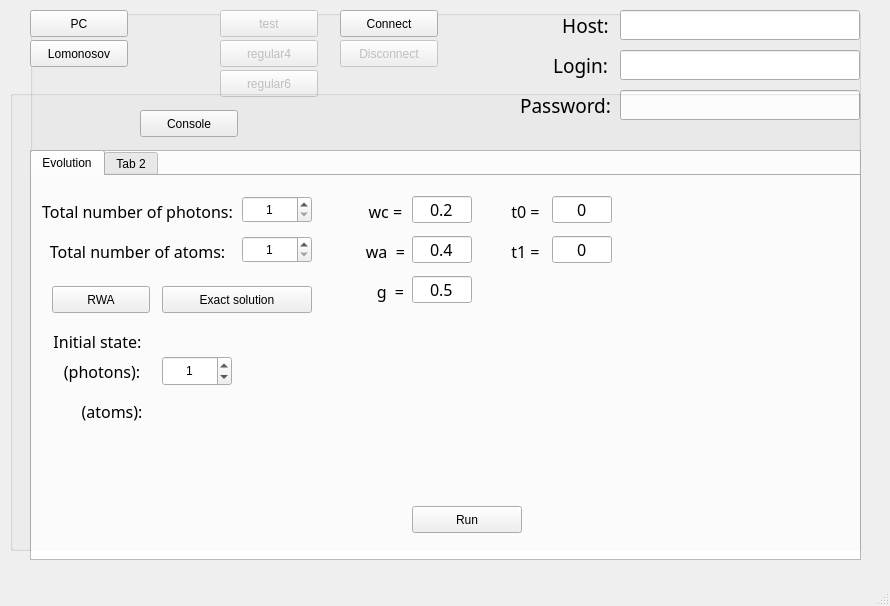
<?xml version="1.0" encoding="UTF-8"?>
<ui version="4.0">
 <class>MainWindow</class>
 <widget class="QMainWindow" name="MainWindow">
  <property name="geometry">
   <rect>
    <x>0</x>
    <y>0</y>
    <width>890</width>
    <height>606</height>
   </rect>
  </property>
  <property name="windowTitle">
   <string>MainWindow</string>
  </property>
  <widget class="QWidget" name="centralwidget">
   <widget class="QGroupBox" name="lomonosov_group">
    <property name="geometry">
     <rect>
      <x>30</x>
      <y>10</y>
      <width>831</width>
      <height>550</height>
     </rect>
    </property>
    <property name="title">
     <string/>
    </property>
    <widget class="QTextEdit" name="textEdit">
     <property name="geometry">
      <rect>
       <x>0</x>
       <y>140</y>
       <width>831</width>
       <height>410</height>
      </rect>
     </property>
     <property name="frameShape">
      <enum>QFrame::StyledPanel</enum>
     </property>
     <property name="readOnly">
      <bool>true</bool>
     </property>
    </widget>
    <widget class="QPushButton" name="test_btn">
     <property name="enabled">
      <bool>false</bool>
     </property>
     <property name="geometry">
      <rect>
       <x>190</x>
       <y>0</y>
       <width>98</width>
       <height>27</height>
      </rect>
     </property>
     <property name="text">
      <string>test</string>
     </property>
    </widget>
    <widget class="QPushButton" name="disconnect_btn">
     <property name="enabled">
      <bool>false</bool>
     </property>
     <property name="geometry">
      <rect>
       <x>310</x>
       <y>30</y>
       <width>98</width>
       <height>27</height>
      </rect>
     </property>
     <property name="text">
      <string>Disconnect</string>
     </property>
    </widget>
    <widget class="QPushButton" name="regular4_btn">
     <property name="enabled">
      <bool>false</bool>
     </property>
     <property name="geometry">
      <rect>
       <x>190</x>
       <y>30</y>
       <width>98</width>
       <height>27</height>
      </rect>
     </property>
     <property name="text">
      <string>regular4</string>
     </property>
    </widget>
    <widget class="QPushButton" name="regular6_btn">
     <property name="enabled">
      <bool>false</bool>
     </property>
     <property name="geometry">
      <rect>
       <x>190</x>
       <y>60</y>
       <width>98</width>
       <height>27</height>
      </rect>
     </property>
     <property name="text">
      <string>regular6</string>
     </property>
    </widget>
    <widget class="QPushButton" name="connect_btn">
     <property name="geometry">
      <rect>
       <x>310</x>
       <y>0</y>
       <width>98</width>
       <height>27</height>
      </rect>
     </property>
     <property name="text">
      <string>Connect</string>
     </property>
    </widget>
    <widget class="QLabel" name="label_2">
     <property name="geometry">
      <rect>
       <x>500</x>
       <y>40</y>
       <width>101</width>
       <height>30</height>
      </rect>
     </property>
     <property name="font">
      <font>
       <family>TakaoPGothic</family>
       <pointsize>14</pointsize>
       <weight>50</weight>
       <italic>false</italic>
       <bold>false</bold>
      </font>
     </property>
     <property name="text">
      <string>Login:</string>
     </property>
     <property name="alignment">
      <set>Qt::AlignCenter</set>
     </property>
    </widget>
    <widget class="QLabel" name="label_3">
     <property name="geometry">
      <rect>
       <x>480</x>
       <y>80</y>
       <width>111</width>
       <height>30</height>
      </rect>
     </property>
     <property name="font">
      <font>
       <family>TakaoPGothic</family>
       <pointsize>14</pointsize>
       <weight>50</weight>
       <italic>false</italic>
       <bold>false</bold>
      </font>
     </property>
     <property name="text">
      <string>Password:</string>
     </property>
     <property name="alignment">
      <set>Qt::AlignCenter</set>
     </property>
    </widget>
    <widget class="QLineEdit" name="password">
     <property name="geometry">
      <rect>
       <x>590</x>
       <y>80</y>
       <width>240</width>
       <height>30</height>
      </rect>
     </property>
     <property name="echoMode">
      <enum>QLineEdit::Password</enum>
     </property>
    </widget>
    <widget class="QLabel" name="label">
     <property name="geometry">
      <rect>
       <x>510</x>
       <y>0</y>
       <width>91</width>
       <height>30</height>
      </rect>
     </property>
     <property name="font">
      <font>
       <family>TakaoPGothic</family>
       <pointsize>14</pointsize>
       <weight>50</weight>
       <italic>false</italic>
       <bold>false</bold>
      </font>
     </property>
     <property name="text">
      <string>Host:</string>
     </property>
     <property name="alignment">
      <set>Qt::AlignCenter</set>
     </property>
    </widget>
    <widget class="QLineEdit" name="host">
     <property name="geometry">
      <rect>
       <x>590</x>
       <y>0</y>
       <width>240</width>
       <height>30</height>
      </rect>
     </property>
    </widget>
    <widget class="QLineEdit" name="login">
     <property name="geometry">
      <rect>
       <x>590</x>
       <y>40</y>
       <width>240</width>
       <height>30</height>
      </rect>
     </property>
    </widget>
    <widget class="QPushButton" name="connect_btn_2">
     <property name="geometry">
      <rect>
       <x>110</x>
       <y>100</y>
       <width>98</width>
       <height>27</height>
      </rect>
     </property>
     <property name="text">
      <string>Console</string>
     </property>
    </widget>
   </widget>
   <widget class="QPushButton" name="pc_btn">
    <property name="geometry">
     <rect>
      <x>30</x>
      <y>10</y>
      <width>98</width>
      <height>27</height>
     </rect>
    </property>
    <property name="text">
     <string>PC</string>
    </property>
   </widget>
   <widget class="QPushButton" name="lomonosov_btn">
    <property name="geometry">
     <rect>
      <x>30</x>
      <y>40</y>
      <width>98</width>
      <height>27</height>
     </rect>
    </property>
    <property name="text">
     <string>Lomonosov</string>
    </property>
   </widget>
   <widget class="QGroupBox" name="pc_group">
    <property name="geometry">
     <rect>
      <x>10</x>
      <y>90</y>
      <width>851</width>
      <height>461</height>
     </rect>
    </property>
    <property name="title">
     <string/>
    </property>
    <widget class="QTabWidget" name="tabWidget">
     <property name="geometry">
      <rect>
       <x>20</x>
       <y>60</y>
       <width>831</width>
       <height>411</height>
      </rect>
     </property>
     <property name="sizeIncrement">
      <size>
       <width>0</width>
       <height>0</height>
      </size>
     </property>
     <property name="tabShape">
      <enum>QTabWidget::Rounded</enum>
     </property>
     <property name="currentIndex">
      <number>0</number>
     </property>
     <property name="iconSize">
      <size>
       <width>16</width>
       <height>16</height>
      </size>
     </property>
     <widget class="QWidget" name="tab">
      <attribute name="title">
       <string>Evolution</string>
      </attribute>
      <widget class="QSpinBox" name="ph_count">
       <property name="geometry">
        <rect>
         <x>210</x>
         <y>20</y>
         <width>70</width>
         <height>27</height>
        </rect>
       </property>
       <property name="alignment">
        <set>Qt::AlignCenter</set>
       </property>
       <property name="specialValueText">
        <string>1</string>
       </property>
       <property name="minimum">
        <number>0</number>
       </property>
       <property name="maximum">
        <number>60</number>
       </property>
      </widget>
      <widget class="QLabel" name="label_4">
       <property name="geometry">
        <rect>
         <x>10</x>
         <y>20</y>
         <width>191</width>
         <height>30</height>
        </rect>
       </property>
       <property name="font">
        <font>
         <family>TakaoPGothic</family>
         <pointsize>12</pointsize>
         <weight>50</weight>
         <italic>false</italic>
         <bold>false</bold>
        </font>
       </property>
       <property name="text">
        <string>Total number of photons:</string>
       </property>
       <property name="alignment">
        <set>Qt::AlignCenter</set>
       </property>
      </widget>
      <widget class="QLabel" name="label_5">
       <property name="geometry">
        <rect>
         <x>10</x>
         <y>60</y>
         <width>191</width>
         <height>30</height>
        </rect>
       </property>
       <property name="font">
        <font>
         <family>TakaoPGothic</family>
         <pointsize>12</pointsize>
         <weight>50</weight>
         <italic>false</italic>
         <bold>false</bold>
        </font>
       </property>
       <property name="text">
        <string>Total number of atoms:</string>
       </property>
       <property name="alignment">
        <set>Qt::AlignCenter</set>
       </property>
      </widget>
      <widget class="QSpinBox" name="at_count">
       <property name="geometry">
        <rect>
         <x>210</x>
         <y>60</y>
         <width>70</width>
         <height>27</height>
        </rect>
       </property>
       <property name="alignment">
        <set>Qt::AlignCenter</set>
       </property>
       <property name="minimum">
        <number>1</number>
       </property>
       <property name="maximum">
        <number>6</number>
       </property>
      </widget>
      <widget class="QPushButton" name="run_btn">
       <property name="geometry">
        <rect>
         <x>380</x>
         <y>330</y>
         <width>110</width>
         <height>27</height>
        </rect>
       </property>
       <property name="text">
        <string>Run</string>
       </property>
      </widget>
      <widget class="QLabel" name="label_7">
       <property name="geometry">
        <rect>
         <x>330</x>
         <y>20</y>
         <width>51</width>
         <height>30</height>
        </rect>
       </property>
       <property name="font">
        <font>
         <family>TakaoPGothic</family>
         <pointsize>12</pointsize>
         <weight>50</weight>
         <italic>false</italic>
         <bold>false</bold>
        </font>
       </property>
       <property name="text">
        <string>wc = </string>
       </property>
       <property name="alignment">
        <set>Qt::AlignCenter</set>
       </property>
      </widget>
      <widget class="QLabel" name="label_8">
       <property name="geometry">
        <rect>
         <x>330</x>
         <y>60</y>
         <width>51</width>
         <height>30</height>
        </rect>
       </property>
       <property name="font">
        <font>
         <family>TakaoPGothic</family>
         <pointsize>12</pointsize>
         <weight>50</weight>
         <italic>false</italic>
         <bold>false</bold>
        </font>
       </property>
       <property name="text">
        <string>wa  = </string>
       </property>
       <property name="alignment">
        <set>Qt::AlignCenter</set>
       </property>
      </widget>
      <widget class="QLabel" name="label_9">
       <property name="geometry">
        <rect>
         <x>340</x>
         <y>100</y>
         <width>41</width>
         <height>30</height>
        </rect>
       </property>
       <property name="font">
        <font>
         <family>TakaoPGothic</family>
         <pointsize>12</pointsize>
         <weight>50</weight>
         <italic>false</italic>
         <bold>false</bold>
        </font>
       </property>
       <property name="text">
        <string>g  = </string>
       </property>
       <property name="alignment">
        <set>Qt::AlignCenter</set>
       </property>
      </widget>
      <widget class="QLineEdit" name="wc">
       <property name="geometry">
        <rect>
         <x>380</x>
         <y>20</y>
         <width>60</width>
         <height>27</height>
        </rect>
       </property>
       <property name="font">
        <font>
         <family>TakaoPGothic</family>
         <pointsize>12</pointsize>
         <weight>50</weight>
         <italic>false</italic>
         <bold>false</bold>
        </font>
       </property>
       <property name="text">
        <string>0.2</string>
       </property>
       <property name="alignment">
        <set>Qt::AlignCenter</set>
       </property>
      </widget>
      <widget class="QLineEdit" name="wa">
       <property name="geometry">
        <rect>
         <x>380</x>
         <y>60</y>
         <width>60</width>
         <height>27</height>
        </rect>
       </property>
       <property name="font">
        <font>
         <family>TakaoPGothic</family>
         <pointsize>12</pointsize>
         <weight>50</weight>
         <italic>false</italic>
         <bold>false</bold>
        </font>
       </property>
       <property name="text">
        <string>0.4</string>
       </property>
       <property name="alignment">
        <set>Qt::AlignCenter</set>
       </property>
      </widget>
      <widget class="QLineEdit" name="g">
       <property name="geometry">
        <rect>
         <x>380</x>
         <y>100</y>
         <width>60</width>
         <height>27</height>
        </rect>
       </property>
       <property name="font">
        <font>
         <family>TakaoPGothic</family>
         <pointsize>12</pointsize>
         <weight>50</weight>
         <italic>false</italic>
         <bold>false</bold>
        </font>
       </property>
       <property name="text">
        <string>0.5</string>
       </property>
       <property name="alignment">
        <set>Qt::AlignCenter</set>
       </property>
      </widget>
      <widget class="QLabel" name="label_6">
       <property name="geometry">
        <rect>
         <x>10</x>
         <y>150</y>
         <width>111</width>
         <height>30</height>
        </rect>
       </property>
       <property name="font">
        <font>
         <family>TakaoPGothic</family>
         <pointsize>12</pointsize>
         <weight>50</weight>
         <italic>false</italic>
         <bold>false</bold>
        </font>
       </property>
       <property name="text">
        <string>Initial state:</string>
       </property>
       <property name="alignment">
        <set>Qt::AlignCenter</set>
       </property>
      </widget>
      <widget class="QSpinBox" name="init_ph_count">
       <property name="geometry">
        <rect>
         <x>130</x>
         <y>180</y>
         <width>70</width>
         <height>30</height>
        </rect>
       </property>
       <property name="cursor">
        <cursorShape>ArrowCursor</cursorShape>
       </property>
       <property name="alignment">
        <set>Qt::AlignCenter</set>
       </property>
       <property name="buttonSymbols">
        <enum>QAbstractSpinBox::UpDownArrows</enum>
       </property>
       <property name="specialValueText">
        <string/>
       </property>
       <property name="minimum">
        <number>0</number>
       </property>
       <property name="maximum">
        <number>60</number>
       </property>
       <property name="value">
        <number>1</number>
       </property>
      </widget>
      <widget class="QLineEdit" name="t0">
       <property name="geometry">
        <rect>
         <x>520</x>
         <y>20</y>
         <width>60</width>
         <height>27</height>
        </rect>
       </property>
       <property name="font">
        <font>
         <family>TakaoPGothic</family>
         <pointsize>12</pointsize>
         <weight>50</weight>
         <italic>false</italic>
         <bold>false</bold>
        </font>
       </property>
       <property name="text">
        <string>0</string>
       </property>
       <property name="alignment">
        <set>Qt::AlignCenter</set>
       </property>
      </widget>
      <widget class="QLabel" name="label_10">
       <property name="geometry">
        <rect>
         <x>470</x>
         <y>20</y>
         <width>51</width>
         <height>30</height>
        </rect>
       </property>
       <property name="font">
        <font>
         <family>TakaoPGothic</family>
         <pointsize>12</pointsize>
         <weight>50</weight>
         <italic>false</italic>
         <bold>false</bold>
        </font>
       </property>
       <property name="text">
        <string>t0 = </string>
       </property>
       <property name="alignment">
        <set>Qt::AlignCenter</set>
       </property>
      </widget>
      <widget class="QLabel" name="label_11">
       <property name="geometry">
        <rect>
         <x>470</x>
         <y>60</y>
         <width>51</width>
         <height>30</height>
        </rect>
       </property>
       <property name="font">
        <font>
         <family>TakaoPGothic</family>
         <pointsize>12</pointsize>
         <weight>50</weight>
         <italic>false</italic>
         <bold>false</bold>
        </font>
       </property>
       <property name="text">
        <string>t1 = </string>
       </property>
       <property name="alignment">
        <set>Qt::AlignCenter</set>
       </property>
      </widget>
      <widget class="QLineEdit" name="t1">
       <property name="geometry">
        <rect>
         <x>520</x>
         <y>60</y>
         <width>60</width>
         <height>27</height>
        </rect>
       </property>
       <property name="font">
        <font>
         <family>TakaoPGothic</family>
         <pointsize>12</pointsize>
         <weight>50</weight>
         <italic>false</italic>
         <bold>false</bold>
        </font>
       </property>
       <property name="text">
        <string>0</string>
       </property>
       <property name="alignment">
        <set>Qt::AlignCenter</set>
       </property>
      </widget>
      <widget class="QLabel" name="label_12">
       <property name="geometry">
        <rect>
         <x>20</x>
         <y>180</y>
         <width>100</width>
         <height>30</height>
        </rect>
       </property>
       <property name="font">
        <font>
         <family>TakaoPGothic</family>
         <pointsize>12</pointsize>
         <weight>50</weight>
         <italic>false</italic>
         <bold>false</bold>
        </font>
       </property>
       <property name="text">
        <string>(photons):</string>
       </property>
       <property name="alignment">
        <set>Qt::AlignCenter</set>
       </property>
      </widget>
      <widget class="QLabel" name="label_13">
       <property name="geometry">
        <rect>
         <x>40</x>
         <y>220</y>
         <width>80</width>
         <height>30</height>
        </rect>
       </property>
       <property name="font">
        <font>
         <family>TakaoPGothic</family>
         <pointsize>12</pointsize>
         <weight>50</weight>
         <italic>false</italic>
         <bold>false</bold>
        </font>
       </property>
       <property name="text">
        <string>(atoms):</string>
       </property>
       <property name="alignment">
        <set>Qt::AlignCenter</set>
       </property>
      </widget>
      <widget class="QPushButton" name="RWA_btn">
       <property name="geometry">
        <rect>
         <x>20</x>
         <y>110</y>
         <width>98</width>
         <height>27</height>
        </rect>
       </property>
       <property name="text">
        <string>RWA</string>
       </property>
      </widget>
      <widget class="QPushButton" name="exact_btn">
       <property name="geometry">
        <rect>
         <x>130</x>
         <y>110</y>
         <width>150</width>
         <height>27</height>
        </rect>
       </property>
       <property name="contextMenuPolicy">
        <enum>Qt::NoContextMenu</enum>
       </property>
       <property name="autoFillBackground">
        <bool>false</bool>
       </property>
       <property name="text">
        <string>Exact solution</string>
       </property>
      </widget>
     </widget>
     <widget class="QWidget" name="tab_2">
      <attribute name="title">
       <string>Tab 2</string>
      </attribute>
     </widget>
    </widget>
   </widget>
  </widget>
  <widget class="QMenuBar" name="menubar">
   <property name="geometry">
    <rect>
     <x>0</x>
     <y>0</y>
     <width>890</width>
     <height>25</height>
    </rect>
   </property>
  </widget>
  <widget class="QStatusBar" name="statusbar"/>
 </widget>
 <resources/>
 <connections/>
</ui>
